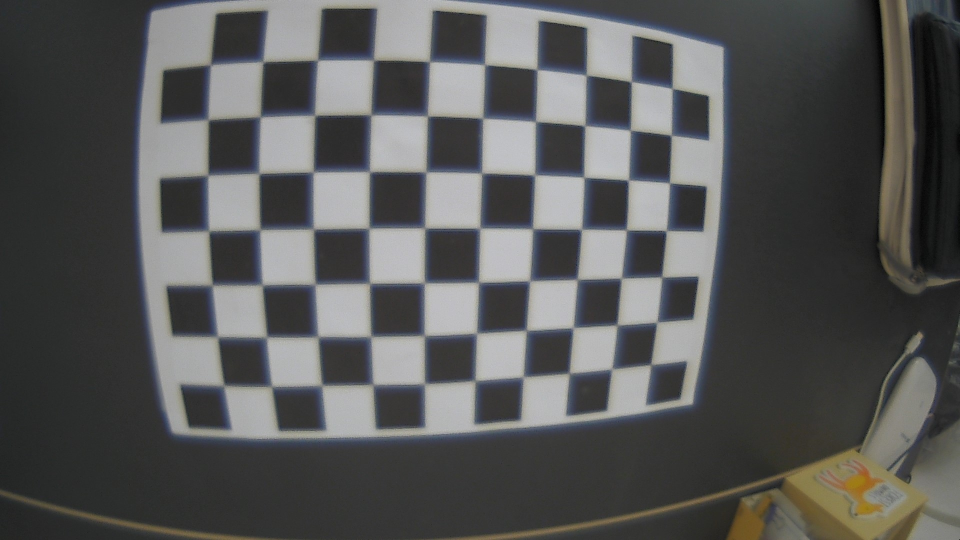
#> input picture img/calibration/3-2/WIN_20250624_13_44_17_Pro.jpg, 1920 x 1080 px (shown at 1/2 size); its folder holds only this picture in this run
$ python calibration.py
#> lines starting #> are read from the running program, lines starting #| are printed output that depends on the picture; after the words box and inside, x2 and y2 are one past the last pixel; in counts of white or black regions, pixels touching at a corner belong together; long printed decimals are rounded
#!/usr/bin/env python3
"""
Fisheye Calibration Script (Resized to 1280x720)
==================================================

* 광각 카메라를 fisheye 모델로 캘리브레이션 (balance=0)
* 기존 고해상도 이미지들을 1280x720으로 리사이즈해서 보정
* 결과를 .npz로 저장 (K, D는 1280x720 해상도 기준)
"""

import cv2
import numpy as np
import glob
import os

# === 사용자 설정 ===
IMG_PATH     = r"D:\git\Capstone_Design-OpenCV\img\calibration\3-2\*.jpg"
CHECKERBOARD = (10, 7)
SQUARE_SIZE  = 0.025
CACHE_FILE   = "fisheye_calib_1280x720.npz"
RESIZE_DIM   = (1280, 720)  # ⬅ 원하는 해상도로 리사이즈
SHOW         = True

def calibrate_fisheye(images):
    objp = np.zeros((CHECKERBOARD[0]*CHECKERBOARD[1], 1, 3), np.float32)
    objp[:, 0, :2] = np.mgrid[0:CHECKERBOARD[0], 0:CHECKERBOARD[1]].T.reshape(-1, 2)
    objp *= SQUARE_SIZE

    objpoints, imgpoints = [], []
    used_images = []

    for fname in images:
        img = cv2.imread(fname)
#> img is the input picture: shape (1080, 1920, 3); mean B, G, R 86.5, 87.1, 86.6
        img = cv2.resize(img, RESIZE_DIM, interpolation=cv2.INTER_AREA)  # ⬅ 리사이즈 적용
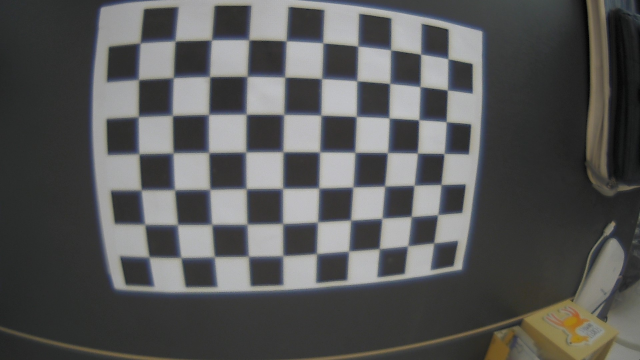
#> img: shape (720, 1280, 3) (shown at 1/2 size); mean B, G, R 86.5, 87.1, 86.6
        gray = cv2.cvtColor(img, cv2.COLOR_BGR2GRAY)
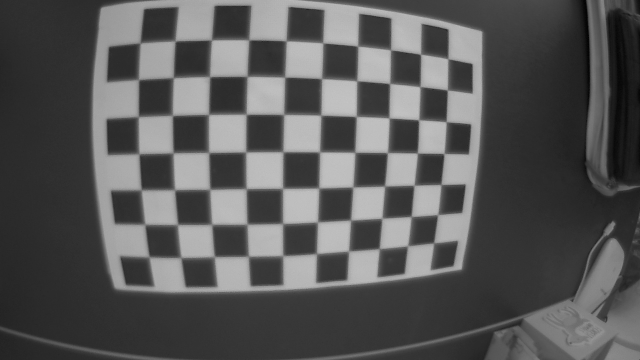
#> gray: shape (720, 1280) (shown at 1/2 size); min 0, max 198, mean 86.9

        ret, corners = cv2.findChessboardCornersSB(
            gray, CHECKERBOARD,
            cv2.CALIB_CB_EXHAUSTIVE | cv2.CALIB_CB_ACCURACY)
#> ret = True; corners = 70 rows, first 8: [279.9, 85.76], [350, 81.6], [422.8, 79.47], [497.7, 79.19], [572.5, 81.28], [646.4, 85.35], [716.2, 91.75], [782.2, 99.28]

        if ret:
            objpoints.append(objp)
            imgpoints.append(corners.reshape(-1,1,2))
            used_images.append((fname, img.copy(), corners))

            if SHOW:
                cv2.drawChessboardCorners(img, CHECKERBOARD, corners, ret)
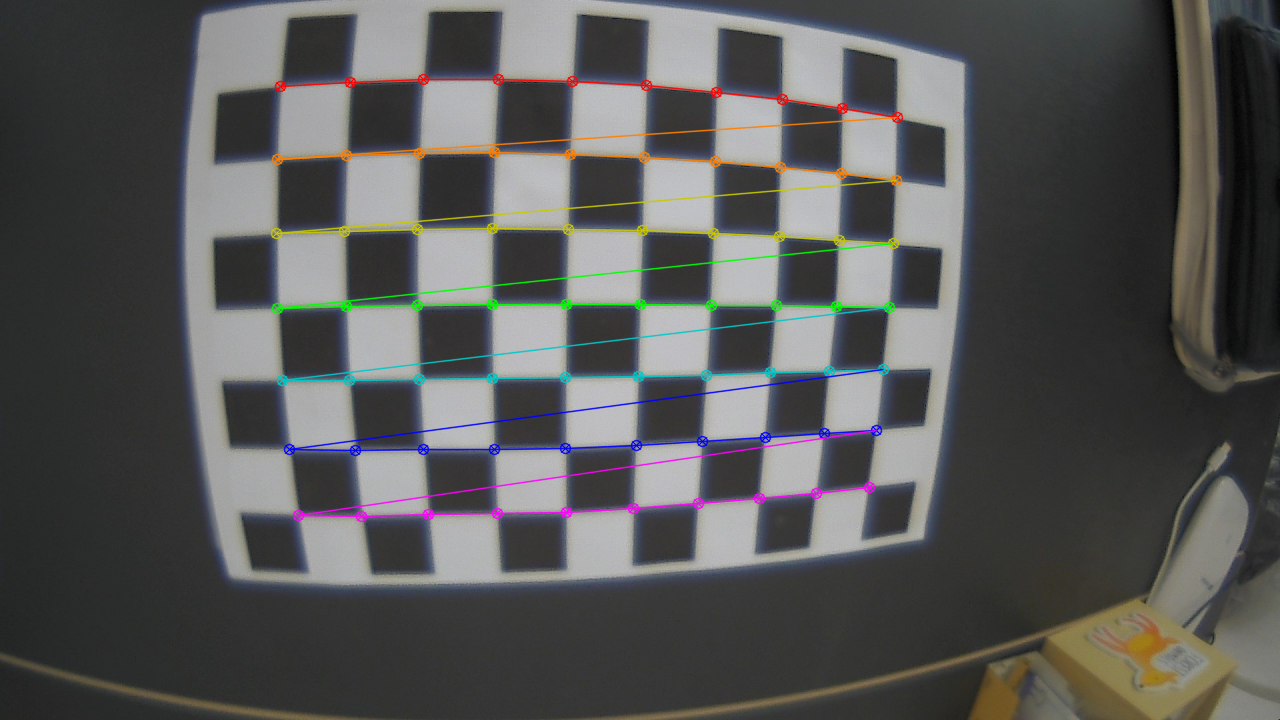
#> img: shape (720, 1280, 3); 3.13% of pixels changed, all inside (x1, y1, x2, y2) = (270, 73, 904, 523)
                cv2.imshow("Corners", img)
                cv2.waitKey(100)
        else:
            print(f"[!] 코너 탐지 실패: {fname}")

    cv2.destroyAllWindows()
    assert objpoints, "[X] 유효한 코너를 찾지 못했습니다."

    image_size = RESIZE_DIM[::-1]  # (width, height) → (cols, rows)
    K = np.zeros((3, 3))
    D = np.zeros((4, 1))

    flags = cv2.fisheye.CALIB_RECOMPUTE_EXTRINSIC | cv2.fisheye.CALIB_FIX_SKEW
    criteria = (cv2.TERM_CRITERIA_EPS + cv2.TERM_CRITERIA_MAX_ITER, 100, 1e-6)

    rms, K, D, rvecs, tvecs = cv2.fisheye.calibrate(
        objpoints, imgpoints, image_size, K, D, None, None,
        flags=flags, criteria=criteria)
#> rms = 20.55; K = [[-26574.4, 0, 791.9], [0, 34810.5, -589.1], [0, 0, 1]]; D = [670.3, -43353.7, 1587348.2, -18801697.1]; rvecs = ([-0.0372, -2.91, -1.47],); tvecs = ([0.187, 0.203, 12.95],)

    print("\n[✓] Fisheye calibration 완료")
    print(f"RMS reprojection error: {rms:.4f} px")
#| RMS reprojection error: 20.5503 px
    print("카메라 행렬 (K):\n", K)
#| 카메라 행렬 (K):
#|  [[-2.65744012e+04 -0.00000000e+00  7.91878185e+02]
#|  [ 0.00000000e+00  3.48105387e+04 -5.89062252e+02]
#|  [ 0.00000000e+00  0.00000000e+00  1.00000000e+00]]
    print("왜곡 계수 (D):\n", D.ravel())
#| 왜곡 계수 (D):
#|  [ 6.70299702e+02 -4.33537289e+04  1.58734822e+06 -1.88016971e+07]

    # === 재투영 오차 계산 ===
    total_error = 0
    for i, (fname, img, corners) in enumerate(used_images):
        proj, _ = cv2.fisheye.projectPoints(objpoints[i], rvecs[i], tvecs[i], K, D)
        error = cv2.norm(corners, proj, cv2.NORM_L2) / len(proj)
        total_error += error
        print(f" - {os.path.basename(fname)}: reprojection error = {error:.4f} px")
#> this loop made 1 pass
#> (error, total_error) on pass 1: (2.46, 2.46)
#> (printed output is left out)
#> after the loop, total_error = 2.46

    mean_error = total_error / len(objpoints)
#> mean_error = 2.46
    print(f"\n[📐] Mean reprojection error (custom calc): {mean_error:.4f} px")
#| [📐] Mean reprojection error (custom calc): 2.4562 px

    np.savez_compressed(CACHE_FILE, K=K, D=D, rms=rms, size=image_size)
    print(f"[📁] 결과 저장됨 → {CACHE_FILE}")


if __name__ == "__main__":
    images = sorted(glob.glob(IMG_PATH))
    calibrate_fisheye(images)

$ run again, on img/calibration/3-2/WIN_20250624_13_44_46_Pro.jpg
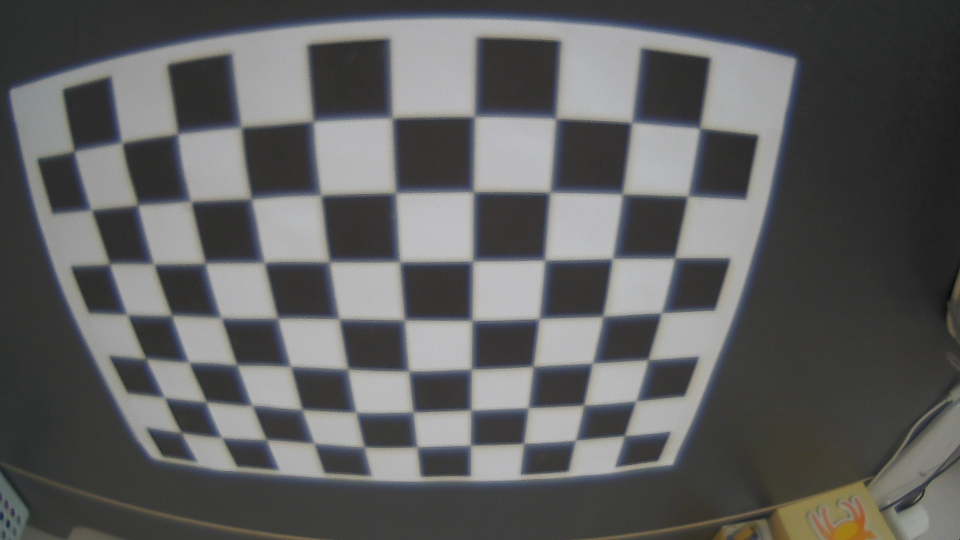
#> input picture img/calibration/3-2/WIN_20250624_13_44_46_Pro.jpg, 1920 x 1080 px (shown at 1/2 size)
#> in calibrate_fisheye, img is the input picture: shape (1080, 1920, 3); mean B, G, R 94.9, 95, 94.6
#> in calibrate_fisheye, `gray = cv2.cvtColor(img, cv2.COLOR_BGR2GRAY)`:
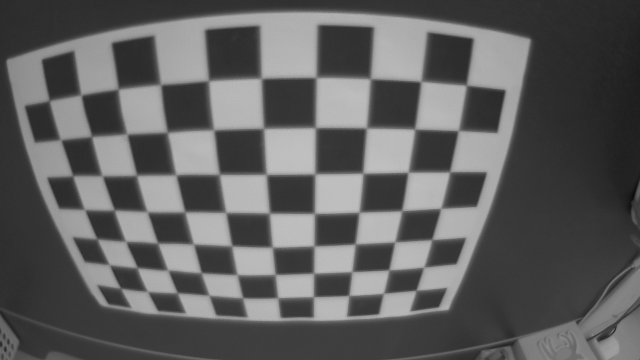
#> gray: shape (720, 1280) (shown at 1/2 size); min 5, max 196, mean 94.9
#> ret = True; corners = 70 rows, first 8: [98.39, 201.6], [161.8, 190], [235.9, 178.4], [320.6, 169.2], [416.6, 161.3], [522.6, 156.5], [632.5, 154.8], [741.5, 157.1]
#> in calibrate_fisheye, `cv2.drawChessboardCorners(img, CHECKERBOARD, corners, ret)`:
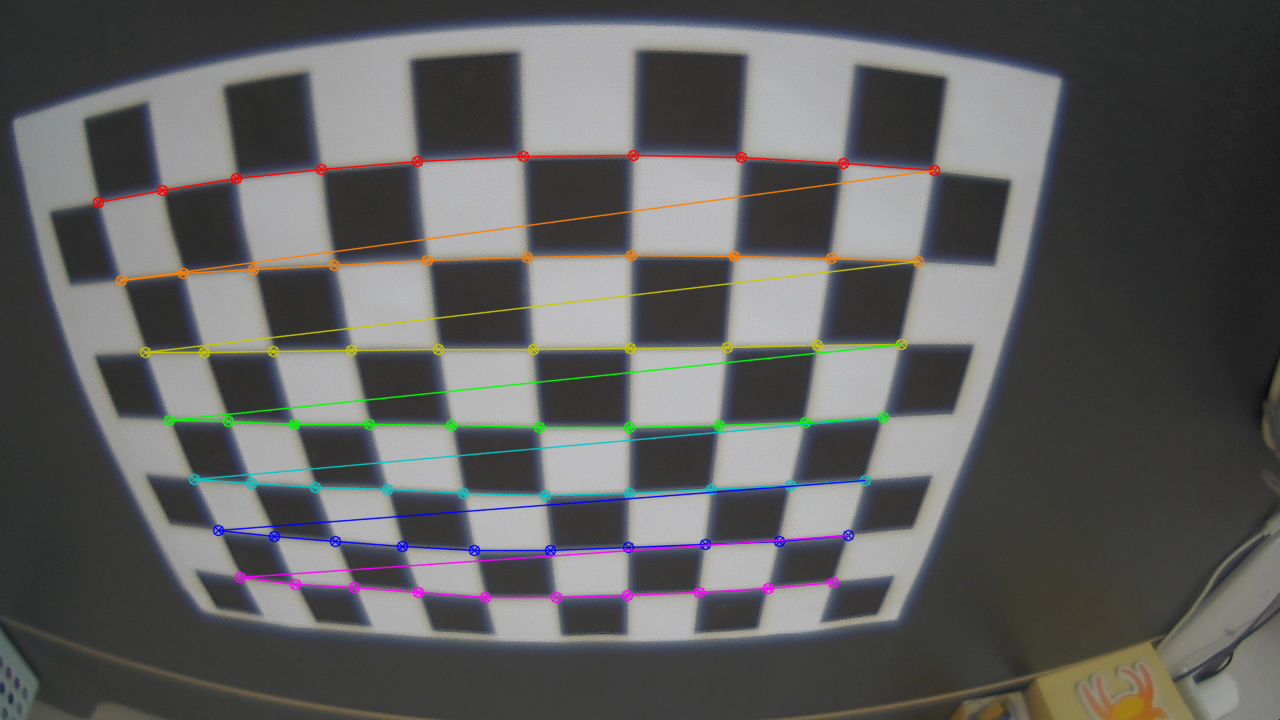
#> img: shape (720, 1280, 3); mean B, G, R 94.4, 94.9, 94.9
#> rms = 0.944; K = [[678.5, 0, 640.7], [0, 678.8, 349.6], [0, 0, 1]]; D = [-0.136, 0.476, -0.878, 0.579]; rvecs = ([0.528, -0.0602, 0.00391],); tvecs = ([-0.151, -0.0421, 0.139],)
#| RMS reprojection error: 0.9443 px
#| 카메라 행렬 (K):
#|  [[678.513   0.         640.745]
#|  [  0.         678.802 349.629]
#|  [  0.           0.           1.        ]]
#| 왜곡 계수 (D):
#|  [-0.1364  0.4763 -0.8782  0.5795 ]
#> the loop in calibrate_fisheye, `for i, (fname, img, corners) in enumerate(used_images):` made 1 pass
#> (error, total_error) on pass 1: (0.113, 0.113)
#> (printed output is left out)
#> after the loop in calibrate_fisheye, `for i, (fname, img, corners) in enumerate(used_images):`: total_error = 0.113
#| [📐] Mean reprojection error (custom calc): 0.1129 px

$ run again, on img/calibration/3-2/WIN_20250624_13_44_50_Pro.jpg
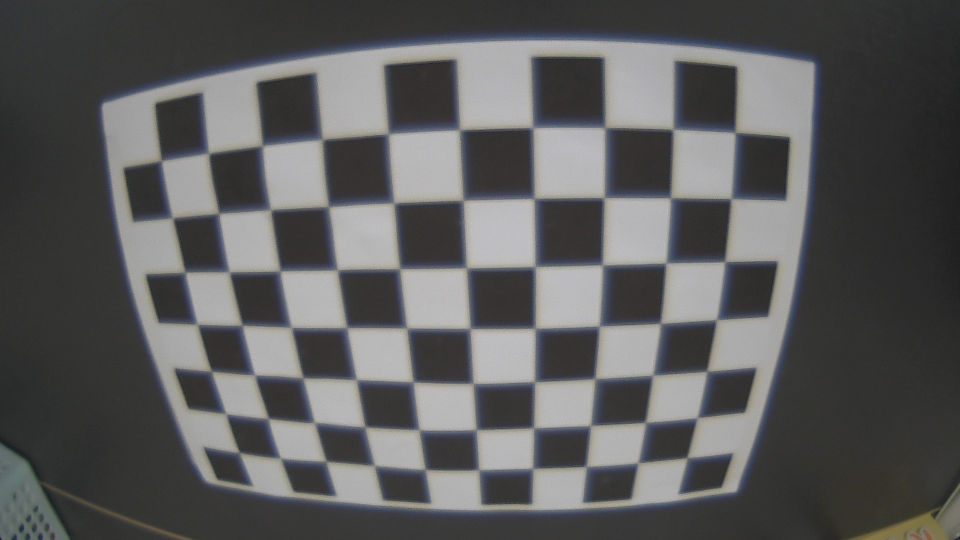
#> input picture img/calibration/3-2/WIN_20250624_13_44_50_Pro.jpg, 1920 x 1080 px (shown at 1/2 size)
#> in calibrate_fisheye, img is the input picture: shape (1080, 1920, 3); mean B, G, R 91.8, 91.5, 91.3
#> in calibrate_fisheye, `img = cv2.resize(img, RESIZE_DIM, interpolation=cv2.INTER_AREA)`:
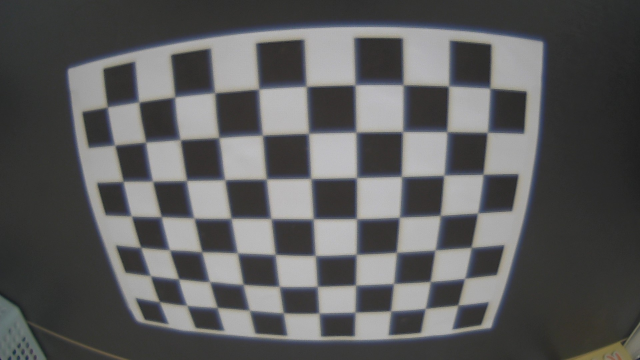
#> img: shape (720, 1280, 3) (shown at 1/2 size); mean B, G, R 91.8, 91.5, 91.3
#> ret = True; corners = 70 rows, first 8: [214.3, 214.1], [277.3, 203.9], [348.9, 194], [429, 185.3], [517.2, 178], [612.8, 172.3], [710.5, 169.6], [807.2, 169.4]
#> in calibrate_fisheye, `cv2.drawChessboardCorners(img, CHECKERBOARD, corners, ret)`:
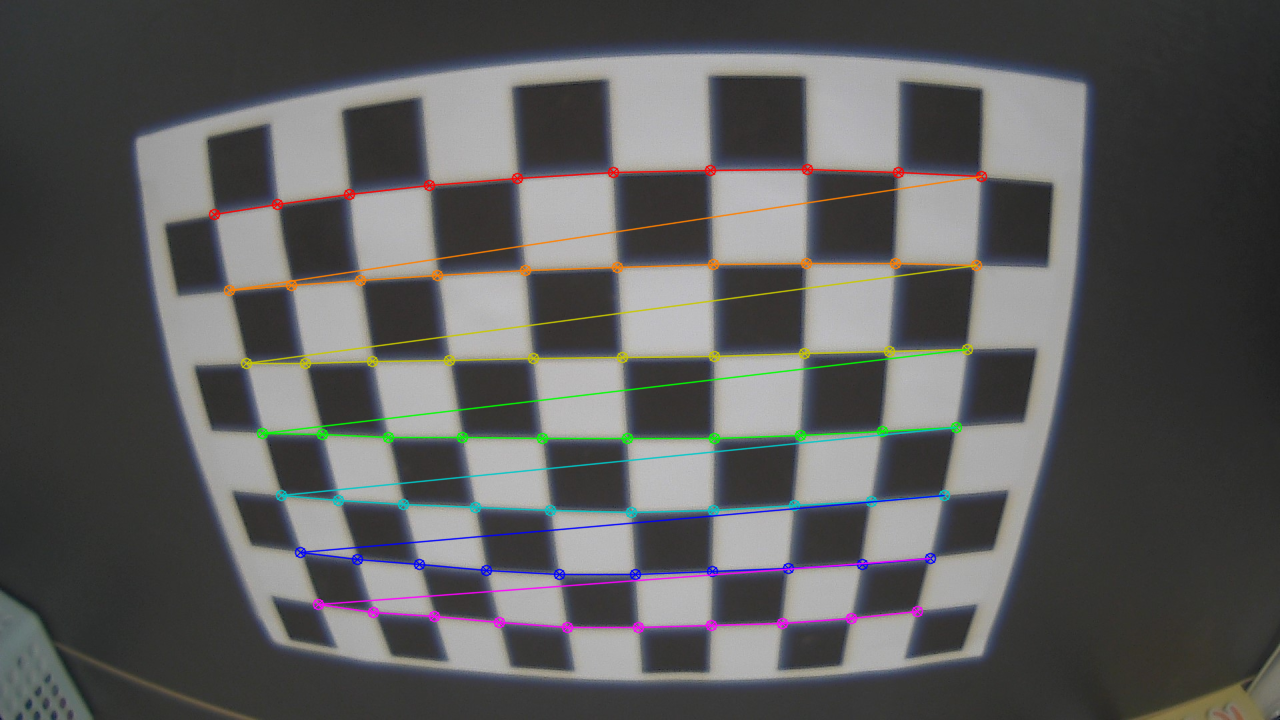
#> img: shape (720, 1280, 3); 3.43% of pixels changed, all inside (x1, y1, x2, y2) = (208, 163, 988, 634)
#> rms = 0.717; K = [[695.8, 0, 645.2], [0, 699.7, 349.8], [0, 0, 1]]; D = [-0.148, 0.498, -1.23, 1.38]; rvecs = ([0.358, 0.0515, -0.0313],); tvecs = ([-0.133, -0.0422, 0.179],)
#| RMS reprojection error: 0.7173 px
#| 카메라 행렬 (K):
#|  [[695.761    0.         645.202]
#|  [  0.         699.702 349.782 ]
#|  [  0.           0.           1.        ]]
#| 왜곡 계수 (D):
#|  [-0.1484  0.4982 -1.227   1.381]
#> the loop in calibrate_fisheye, `for i, (fname, img, corners) in enumerate(used_images):` made 1 pass
#> (error, total_error) on pass 1: (0.0857, 0.0857)
#> (printed output is left out)
#> after the loop in calibrate_fisheye, `for i, (fname, img, corners) in enumerate(used_images):`: total_error = 0.0857
#| [📐] Mean reprojection error (custom calc): 0.0857 px
